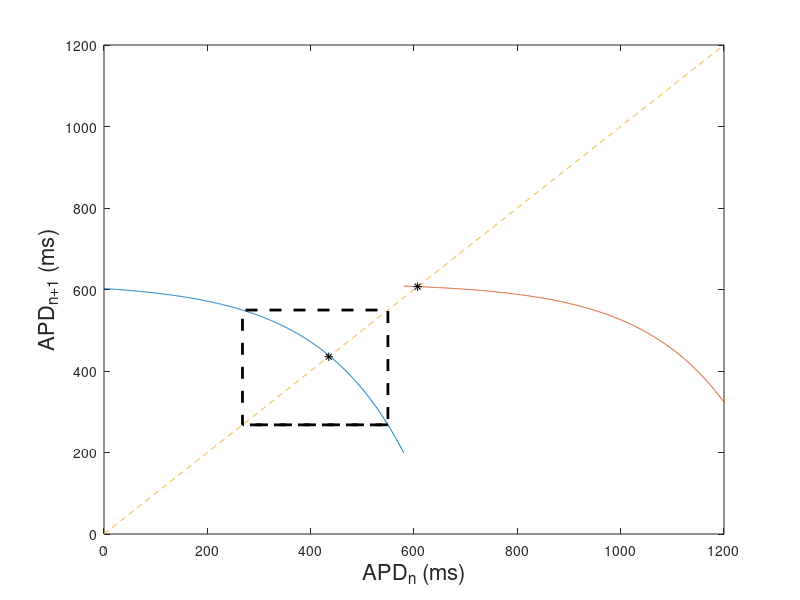

This chart was generated by the following MATLAB code: (Note: this script raises an error after producing the figure.)
%apd map figure

clear all
close all
clc

%set parameters
A_max = 616;
A = 750;
mu = 170;
DI_min = 100;
BCL = 680;
lim1 = BCL-DI_min;
lim2 = 2*BCL-DI_min;


x1 = [0:1:lim1];
x2 = [lim1:1:lim2];
y1 = BCL-x1;
y2 = 2*BCL - x2;

g1 = A_max - A*exp(-y1/mu);
g2 = A_max - A*exp(-y2/mu);



x = 400;
nit = 70;
%find the alternans fixed point
for j = 1:nit
    
    y = BCL-x;
    g(2*j-1) = A_max - A*exp(-y/mu);
    g(2*j) = g(2*j-1);
    x = g(2*j-1);
end


plot(x1,g1,x2,g2,[x1,x2],[x1,x2],'--',435,435,'k*',607,607,'k*',g(2*nit-6:2*nit-1),g(2*nit-5:2*nit),'k--','linewidth',2)
axis([0 1200 0 1200])
xlabel('APD_n (ms)','fontsize',16)
ylabel('APD_{n+1} (ms)','fontsize',16)
legend('g_1(APD)','g_2(APD)','one to one line',2)

test=[x1' g1'];
save('test.dat','-ascii','test');
test=[g'];
save('test.dat','-ascii','-append','test');
test=[x2' g2'];
save('test.dat','-ascii','-append','test');

x = 400;
nit = 70;
%find the alternans fixed point
for j = 1:nit
    
    y = BCL-x;
    g(2*j-1) = A_max - A*exp(-y/mu);
    g(2*j) = g(2*j-1);
    x = g(2*j-1);
end


    
